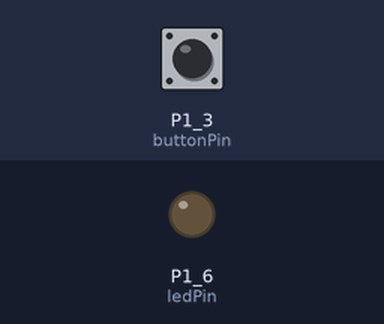
This sketch was run on a simulated TI MSP430 LaunchPad. Parts: output pins drawn as LEDs (lit = HIGH). Inputs (shaded band) come from the test bench; at power-on: P1_3 (buttonPin) HIGH.

Above: at 1.2 s.
1.3 s: P1_3 (buttonPin) pulled LOW for 3.2 s
At 5.1 s:
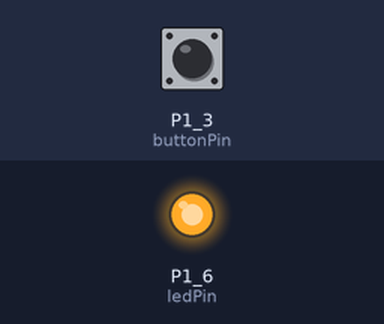
6.0 s: P1_3 (buttonPin) pulled LOW for 0.15 s
At 6.4 s:
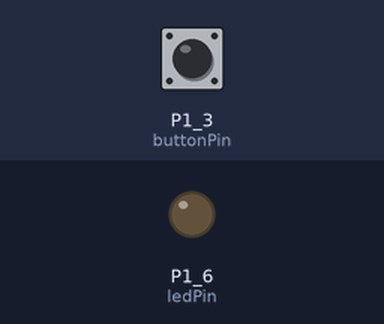
Timing chart, 0 to 9.0 s (numbered marks = the images above; inputs shaded):
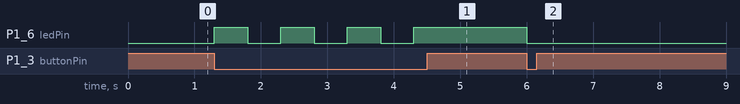

The sketch:

Lab1_2d.ino
```cpp
/*
  Resolution for Lab 1, 2.d) for the
 Energia workshop with Educational Boosterpack Mk II by Luís Afonso

 Edited "button" example in Energia.
 Made in 19/12/2015 by Luís Afonso
 */

// constants won't change. They're used here to
// set pin numbers:
const int buttonPin = PUSH2;     // the number of the pushbutton pin
const int ledPin =  GREEN_LED;      // the number of the LED pin

// variables will change:
int buttonState = 0;         // variable for reading the pushbutton status
int LEDState = 0;  //ADDED - create LEDState variable to control the LED.

void setup() {
  // initialize the LED pin as an output:
  pinMode(ledPin, OUTPUT);
  // initialize the pushbutton pin as an input:
  pinMode(buttonPin, INPUT_PULLUP);


}

void loop(){
  // read the state of the pushbutton value:
  buttonState = digitalRead(buttonPin);

  /* Wait for the button to be pressed */
  while(buttonState != LOW){
    buttonState = digitalRead(buttonPin);
  }

  /* This will "invert" the LEDState from 0 to 1 or 1 to 0 */
  if(LEDState == 0)
    LEDState = 1;
  else
    LEDState = 0;

  /* Use "LEDState" to control the LED state */
  digitalWrite(ledPin, LEDState);

  /*
   This delay is to avoid "bouncing"
   The button keeps "micro-bouncing" after you let it go
  these bounces are very short and can be enough to be seen as a press, it
  actually oscilates between "pressed" and "not pressed" multiple times.
    The MCU is so fast that it can pick up the really fast and short bounces.
    So the delay purpose is to wait for the button to stabilize before making another
  reading. This is the simplest "debouncing" technique and it blocks the code execution (bad)
  */
  delay(500);
}
```

Measured:
- after the input at 1.3 s, P1_6 (ledPin): alternates HIGH for 0.50 s and LOW for 0.50 s, 7 changes in all, then stays HIGH, starting at once
- after the input at 6.0 s, P1_6 (ledPin): HIGH → LOW at once
